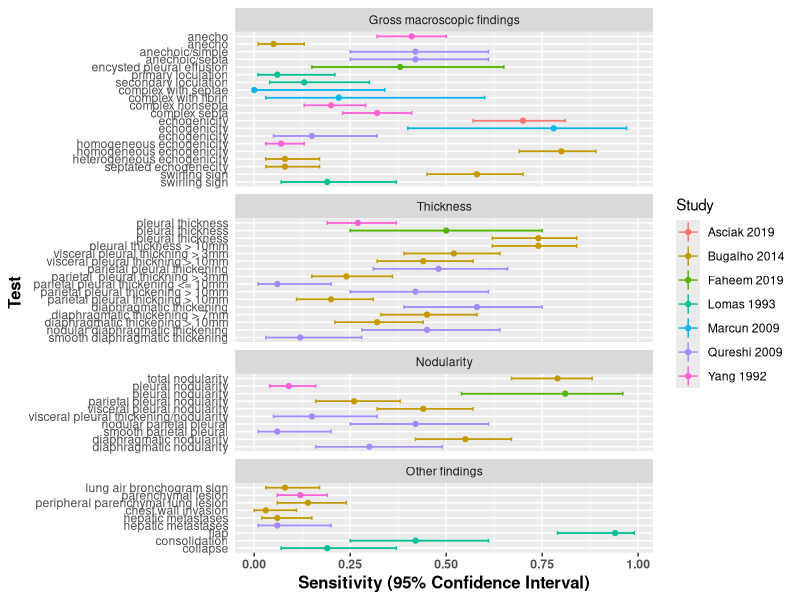
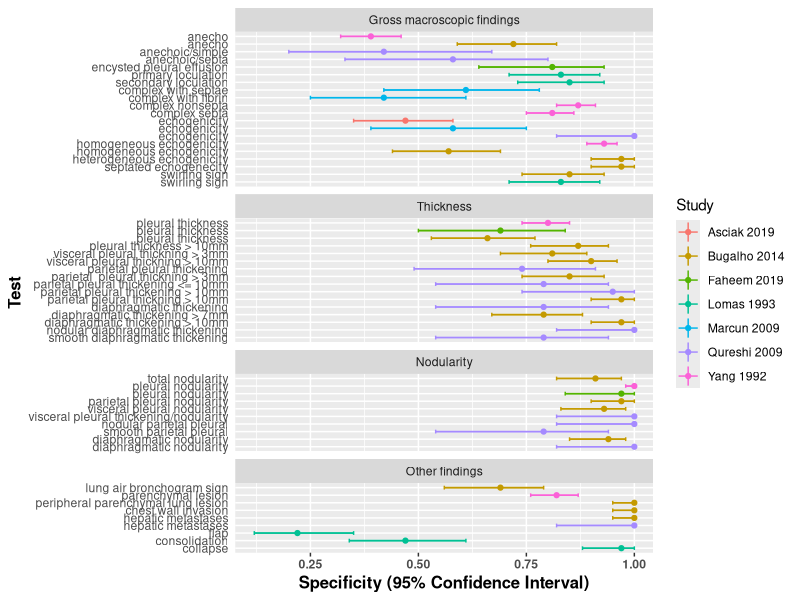

These charts were generated, in order, by the following R code:
library(ggplot2)

sen_data <- read.csv("sensitivity_data.csv")
sp_data <- read.csv("specificity_data.csv")

# This step is to control the order of labels: the default order is based on the alphabet of Test names, now it is changed to the same as the csv file
## Turn the "order" column into a character vector
sen_data$Test <- as.character(sen_data$Test)
## Then turn it back into a factor with the levels in the correct order (now I set it to the same as the csv order)
sen_data$Test <- factor(sen_data$Test, levels = rev(unique(sen_data$Test)))

# Version 1: labels are testing methods
## transform() is used to control the order of 4 subgroups
p1 <- ggplot(data = transform(sen_data, 
                              Group = factor(Group, levels = c("Gross macroscopic findings", "Thickness", "Nodularity", "Other findings"))), 
             aes(x = Test, y = Sensitivity, ymin = sn_lower, ymax = sn_upper)) + 
  geom_pointrange(aes(col = Study), size = 0.2) + 
  xlab('Test') + ylab("Sensitivity (95% Confidence Interval)") +
  geom_errorbar(aes(ymin = sn_lower, ymax = sn_upper, col = Study), width = 0.5, cex = 0.5) + 
  ## facet_wrap() is used to create the 4 subgroups
  facet_wrap( ~ Group, strip.position = "top", nrow = 4, scales = "free_y") +
  theme(plot.title = element_text(size = 16, face = "bold"), 
        axis.ticks.y = element_blank(), 
        axis.text.x = element_text(face="bold"), axis.title = element_text(size = 12, face = "bold")) +
  ## scale_x_discrete() is used to change the labels from the Test (study name + method) to only method
  coord_flip() + scale_x_discrete(breaks = sen_data$Test, labels = sen_data$Method) 

# Change the height of the row in each panel
## convert ggplot object to grob object
gp1 <- ggplotGrob(p1)
## optional: take a look at the grob object's layout
gtable::gtable_show_layout(gp1)
## get gtable columns corresponding to the facets: t-top, b-bottom, l-left, r-right, we get the top location for each row
facet.rows1 <- gp1$layout$t[grepl("panel", gp1$layout$name)]
## get the number of unique x-axis values per facet: the distance between the top of 2 panels
x1.var <- sapply(ggplot_build(p1)$layout$panel_scales_x,
                 function(t) length(t$range$range))
## change the relative heights of the facet columns based on how many unique x-axis values are in each facet
gp1$heights[facet.rows1] <- gp1$heights[facet.rows1] * x1.var
## plot result
grid::grid.draw(gp1)

# Version 2: labels are study names + testing methods
# p2 <- ggplot(data = transform(sen_data, 
#                              Group = factor(Group, levels = c("Gross macroscopic findings", "Thickness", "Nodularity", "Other findings"))), 
#              aes(x = Test, y = Sensitivity, ymin = sn_lower, ymax = sn_upper, label = Method)) + 
#         geom_pointrange(aes(col = Study), size = 0.2) + 
#         xlab('Test') + ylab("Sensitivity (95% Confidence Interval)") +
#         geom_errorbar(aes(ymin = sn_lower, ymax = sn_upper, col = Study), width = 0.5, cex = 0.5) + 
#         facet_wrap( ~ Group, strip.position = "top", nrow = 4, scales = "free_y") +
#         theme(plot.title = element_text(size = 16, face = "bold"), 
#               axis.ticks.y = element_blank(), 
#               axis.text.x = element_text(face="bold"), axis.title = element_text(size = 12, face = "bold")) +
#         coord_flip()


# For specificity:
sp_data$Test <- as.character(sp_data$Test)
sp_data$Test <- factor(sp_data$Test, levels = rev(unique(sp_data$Test)))

p3 <- ggplot(data = transform(sp_data, 
                              Group = factor(Group, levels = c("Gross macroscopic findings", "Thickness", "Nodularity", "Other findings"))), 
             aes(x = Test, y = Specificity, ymin = sp_lower, ymax = sp_upper)) + 
  geom_pointrange(aes(col = Study), size = 0.2) + 
  xlab('Test') + ylab("Specificity (95% Confidence Interval)") +
  geom_errorbar(aes(ymin = sp_lower, ymax = sp_upper, col = Study), width = 0.5, cex = 0.5) + 
  ## facet_wrap() is used to create the 4 subgroups
  facet_wrap( ~ Group, strip.position = "top", nrow = 4, scales = "free_y") +
  theme(plot.title = element_text(size = 16, face = "bold"), 
        axis.ticks.y = element_blank(), 
        axis.text.x = element_text(face="bold"), axis.title = element_text(size = 12, face = "bold")) +
  ## scale_x_discrete() is used to change the labels from the Test (study name + method) to only method
  coord_flip() + scale_x_discrete(breaks = sp_data$Test, labels = sp_data$Method) 

# Change the height of the row in each panel
gp3 <- ggplotGrob(p3)
## optional: take a look at the grob object's layout
gtable::gtable_show_layout(gp3)
## get gtable columns corresponding to the facets: t-top, b-bottom, l-left, r-right, we get the top location for each row
facet.rows3 <- gp3$layout$t[grepl("panel", gp3$layout$name)]
## get the number of unique x-axis values per facet: the distance between the top of 2 panels
x3.var <- sapply(ggplot_build(p3)$layout$panel_scales_x,
                 function(t) length(t$range$range))
## change the relative heights of the facet columns based on how many unique x-axis values are in each facet
gp3$heights[facet.rows3] <- gp3$heights[facet.rows3] * x3.var
## plot result
grid::grid.draw(gp3)